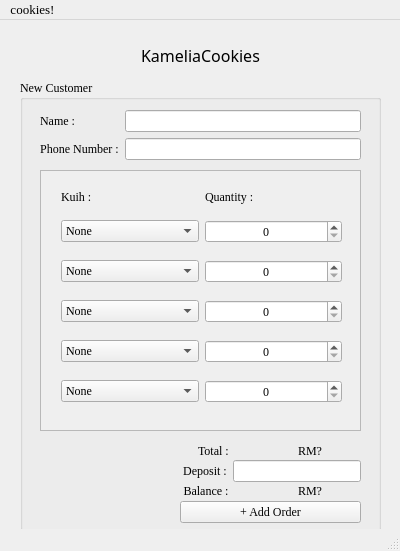
<?xml version="1.0" encoding="UTF-8"?>
<ui version="4.0">
 <class>NewOrderW2</class>
 <widget class="QMainWindow" name="NewOrderW2">
  <property name="geometry">
   <rect>
    <x>0</x>
    <y>0</y>
    <width>400</width>
    <height>551</height>
   </rect>
  </property>
  <property name="windowTitle">
   <string>MainWindow</string>
  </property>
  <widget class="QWidget" name="centralwidget">
   <widget class="QLabel" name="label">
    <property name="geometry">
     <rect>
      <x>120</x>
      <y>10</y>
      <width>161</width>
      <height>51</height>
     </rect>
    </property>
    <property name="font">
     <font>
      <family>Lucida Handwriting</family>
      <pointsize>12</pointsize>
     </font>
    </property>
    <property name="text">
     <string>KameliaCookies</string>
    </property>
    <property name="alignment">
     <set>Qt::AlignCenter</set>
    </property>
    <property name="wordWrap">
     <bool>false</bool>
    </property>
   </widget>
   <widget class="QGroupBox" name="groupBox">
    <property name="geometry">
     <rect>
      <x>20</x>
      <y>60</y>
      <width>361</width>
      <height>451</height>
     </rect>
    </property>
    <property name="font">
     <font>
      <family>Georgia</family>
     </font>
    </property>
    <property name="title">
     <string>New Customer</string>
    </property>
    <widget class="QWidget" name="formLayoutWidget">
     <property name="geometry">
      <rect>
       <x>20</x>
       <y>30</y>
       <width>321</width>
       <height>61</height>
      </rect>
     </property>
     <layout class="QFormLayout" name="formLayout">
      <property name="labelAlignment">
       <set>Qt::AlignLeading|Qt::AlignLeft|Qt::AlignVCenter</set>
      </property>
      <item row="0" column="1">
       <widget class="QLineEdit" name="CustomerNameInputW2"/>
      </item>
      <item row="1" column="0">
       <widget class="QLabel" name="NoPhoneLabel">
        <property name="font">
         <font>
          <family>Georgia</family>
         </font>
        </property>
        <property name="text">
         <string>Phone Number :</string>
        </property>
        <property name="alignment">
         <set>Qt::AlignCenter</set>
        </property>
       </widget>
      </item>
      <item row="1" column="1">
       <widget class="QLineEdit" name="PhoneInput"/>
      </item>
      <item row="0" column="0">
       <widget class="QLabel" name="CustomerNameLabel">
        <property name="font">
         <font>
          <family>Georgia</family>
         </font>
        </property>
        <property name="layoutDirection">
         <enum>Qt::LeftToRight</enum>
        </property>
        <property name="text">
         <string>Name :</string>
        </property>
        <property name="alignment">
         <set>Qt::AlignCenter</set>
        </property>
       </widget>
      </item>
     </layout>
    </widget>
    <widget class="QScrollArea" name="scrollArea">
     <property name="geometry">
      <rect>
       <x>20</x>
       <y>90</y>
       <width>321</width>
       <height>261</height>
      </rect>
     </property>
     <property name="widgetResizable">
      <bool>true</bool>
     </property>
     <widget class="QWidget" name="scrollAreaWidgetContents">
      <property name="geometry">
       <rect>
        <x>0</x>
        <y>0</y>
        <width>319</width>
        <height>259</height>
       </rect>
      </property>
      <widget class="QWidget" name="horizontalLayoutWidget">
       <property name="geometry">
        <rect>
         <x>20</x>
         <y>40</y>
         <width>281</width>
         <height>41</height>
        </rect>
       </property>
       <layout class="QHBoxLayout" name="horizontalLayout">
        <item>
         <widget class="QComboBox" name="W2Kuih01">
          <item>
           <property name="text">
            <string>None</string>
           </property>
          </item>
          <item>
           <property name="text">
            <string>Almond_London</string>
           </property>
          </item>
          <item>
           <property name="text">
            <string>Cookies</string>
           </property>
          </item>
          <item>
           <property name="text">
            <string>Cornflakes_Crunchy</string>
           </property>
          </item>
          <item>
           <property name="text">
            <string>Dahlia</string>
           </property>
          </item>
          <item>
           <property name="text">
            <string>Makmur</string>
           </property>
          </item>
          <item>
           <property name="text">
            <string>Rainbow</string>
           </property>
          </item>
          <item>
           <property name="text">
            <string>Red_Pearl</string>
           </property>
          </item>
          <item>
           <property name="text">
            <string>Semperit</string>
           </property>
          </item>
          <item>
           <property name="text">
            <string>Suji</string>
           </property>
          </item>
          <item>
           <property name="text">
            <string>Tart_Nenas</string>
           </property>
          </item>
         </widget>
        </item>
        <item>
         <widget class="QSpinBox" name="w2Qkuih01">
          <property name="contextMenuPolicy">
           <enum>Qt::NoContextMenu</enum>
          </property>
          <property name="alignment">
           <set>Qt::AlignCenter</set>
          </property>
          <property name="maximum">
           <number>200</number>
          </property>
         </widget>
        </item>
       </layout>
      </widget>
      <widget class="QWidget" name="horizontalLayoutWidget_2">
       <property name="geometry">
        <rect>
         <x>20</x>
         <y>10</y>
         <width>281</width>
         <height>31</height>
        </rect>
       </property>
       <layout class="QHBoxLayout" name="horizontalLayout_2">
        <item>
         <widget class="QLabel" name="label_2">
          <property name="text">
           <string>Kuih :</string>
          </property>
         </widget>
        </item>
        <item>
         <widget class="QLabel" name="label_3">
          <property name="text">
           <string>Quantity :</string>
          </property>
         </widget>
        </item>
       </layout>
      </widget>
      <widget class="QWidget" name="horizontalLayoutWidget_3">
       <property name="geometry">
        <rect>
         <x>20</x>
         <y>120</y>
         <width>281</width>
         <height>41</height>
        </rect>
       </property>
       <layout class="QHBoxLayout" name="horizontalLayout_3">
        <item>
         <widget class="QComboBox" name="W2Kuih03">
          <item>
           <property name="text">
            <string>None</string>
           </property>
          </item>
          <item>
           <property name="text">
            <string>Almond_London</string>
           </property>
          </item>
          <item>
           <property name="text">
            <string>Cookies</string>
           </property>
          </item>
          <item>
           <property name="text">
            <string>Cornflakes_Crunchy</string>
           </property>
          </item>
          <item>
           <property name="text">
            <string>Dahlia</string>
           </property>
          </item>
          <item>
           <property name="text">
            <string>Makmur</string>
           </property>
          </item>
          <item>
           <property name="text">
            <string>Rainbow</string>
           </property>
          </item>
          <item>
           <property name="text">
            <string>Red_Pearl</string>
           </property>
          </item>
          <item>
           <property name="text">
            <string>Semperit</string>
           </property>
          </item>
          <item>
           <property name="text">
            <string>Suji</string>
           </property>
          </item>
          <item>
           <property name="text">
            <string>Tart_Nenas</string>
           </property>
          </item>
         </widget>
        </item>
        <item>
         <widget class="QSpinBox" name="w2Qkuih03">
          <property name="alignment">
           <set>Qt::AlignCenter</set>
          </property>
          <property name="maximum">
           <number>200</number>
          </property>
         </widget>
        </item>
       </layout>
      </widget>
      <widget class="QWidget" name="horizontalLayoutWidget_4">
       <property name="geometry">
        <rect>
         <x>20</x>
         <y>80</y>
         <width>281</width>
         <height>41</height>
        </rect>
       </property>
       <layout class="QHBoxLayout" name="horizontalLayout_4">
        <item>
         <widget class="QComboBox" name="W2Kuih02">
          <item>
           <property name="text">
            <string>None</string>
           </property>
          </item>
          <item>
           <property name="text">
            <string>Almond_London</string>
           </property>
          </item>
          <item>
           <property name="text">
            <string>Cookies</string>
           </property>
          </item>
          <item>
           <property name="text">
            <string>Cornflakes_Crunchy</string>
           </property>
          </item>
          <item>
           <property name="text">
            <string>Dahlia</string>
           </property>
          </item>
          <item>
           <property name="text">
            <string>Makmur</string>
           </property>
          </item>
          <item>
           <property name="text">
            <string>Rainbow</string>
           </property>
          </item>
          <item>
           <property name="text">
            <string>Red_Pearl</string>
           </property>
          </item>
          <item>
           <property name="text">
            <string>Semperit</string>
           </property>
          </item>
          <item>
           <property name="text">
            <string>Suji</string>
           </property>
          </item>
          <item>
           <property name="text">
            <string>Tart_Nenas</string>
           </property>
          </item>
         </widget>
        </item>
        <item>
         <widget class="QSpinBox" name="w2Qkuih02">
          <property name="alignment">
           <set>Qt::AlignCenter</set>
          </property>
          <property name="maximum">
           <number>200</number>
          </property>
         </widget>
        </item>
       </layout>
      </widget>
      <widget class="QWidget" name="horizontalLayoutWidget_5">
       <property name="geometry">
        <rect>
         <x>20</x>
         <y>160</y>
         <width>281</width>
         <height>41</height>
        </rect>
       </property>
       <layout class="QHBoxLayout" name="horizontalLayout_5">
        <item>
         <widget class="QComboBox" name="W2Kuih04">
          <item>
           <property name="text">
            <string>None</string>
           </property>
          </item>
          <item>
           <property name="text">
            <string>Almond_London</string>
           </property>
          </item>
          <item>
           <property name="text">
            <string>Cookies</string>
           </property>
          </item>
          <item>
           <property name="text">
            <string>Cornflakes_Crunchy</string>
           </property>
          </item>
          <item>
           <property name="text">
            <string>Dahlia</string>
           </property>
          </item>
          <item>
           <property name="text">
            <string>Makmur</string>
           </property>
          </item>
          <item>
           <property name="text">
            <string>Rainbow</string>
           </property>
          </item>
          <item>
           <property name="text">
            <string>Red_Pearl</string>
           </property>
          </item>
          <item>
           <property name="text">
            <string>Semperit</string>
           </property>
          </item>
          <item>
           <property name="text">
            <string>Suji</string>
           </property>
          </item>
          <item>
           <property name="text">
            <string>Tart_Nenas</string>
           </property>
          </item>
         </widget>
        </item>
        <item>
         <widget class="QSpinBox" name="w2Qkuih04">
          <property name="alignment">
           <set>Qt::AlignCenter</set>
          </property>
          <property name="maximum">
           <number>200</number>
          </property>
         </widget>
        </item>
       </layout>
      </widget>
      <widget class="QWidget" name="horizontalLayoutWidget_7">
       <property name="geometry">
        <rect>
         <x>20</x>
         <y>200</y>
         <width>281</width>
         <height>41</height>
        </rect>
       </property>
       <layout class="QHBoxLayout" name="horizontalLayout_7">
        <item>
         <widget class="QComboBox" name="W2Kuih05">
          <item>
           <property name="text">
            <string>None</string>
           </property>
          </item>
          <item>
           <property name="text">
            <string>Almond_London</string>
           </property>
          </item>
          <item>
           <property name="text">
            <string>Cookies</string>
           </property>
          </item>
          <item>
           <property name="text">
            <string>Cornflakes_Crunchy</string>
           </property>
          </item>
          <item>
           <property name="text">
            <string>Dahlia</string>
           </property>
          </item>
          <item>
           <property name="text">
            <string>Makmur</string>
           </property>
          </item>
          <item>
           <property name="text">
            <string>Rainbow</string>
           </property>
          </item>
          <item>
           <property name="text">
            <string>Red_Pearl</string>
           </property>
          </item>
          <item>
           <property name="text">
            <string>Semperit</string>
           </property>
          </item>
          <item>
           <property name="text">
            <string>Suji</string>
           </property>
          </item>
          <item>
           <property name="text">
            <string>Tart_Nenas</string>
           </property>
          </item>
         </widget>
        </item>
        <item>
         <widget class="QSpinBox" name="w2Qkuih05">
          <property name="alignment">
           <set>Qt::AlignCenter</set>
          </property>
          <property name="maximum">
           <number>200</number>
          </property>
         </widget>
        </item>
       </layout>
      </widget>
     </widget>
    </widget>
    <widget class="QWidget" name="horizontalLayoutWidget_6">
     <property name="geometry">
      <rect>
       <x>130</x>
       <y>360</y>
       <width>211</width>
       <height>21</height>
      </rect>
     </property>
     <layout class="QHBoxLayout" name="horizontalLayout_6">
      <item>
       <widget class="QLabel" name="label_5">
        <property name="text">
         <string>        Total :</string>
        </property>
        <property name="alignment">
         <set>Qt::AlignCenter</set>
        </property>
       </widget>
      </item>
      <item>
       <widget class="QLabel" name="TotalW2">
        <property name="text">
         <string>RM?</string>
        </property>
        <property name="alignment">
         <set>Qt::AlignCenter</set>
        </property>
       </widget>
      </item>
     </layout>
    </widget>
    <widget class="QWidget" name="horizontalLayoutWidget_9">
     <property name="geometry">
      <rect>
       <x>130</x>
       <y>400</y>
       <width>211</width>
       <height>21</height>
      </rect>
     </property>
     <layout class="QHBoxLayout" name="horizontalLayout_9">
      <item>
       <widget class="QLabel" name="label_8">
        <property name="text">
         <string>   Balance :</string>
        </property>
        <property name="alignment">
         <set>Qt::AlignCenter</set>
        </property>
       </widget>
      </item>
      <item>
       <widget class="QLabel" name="BalanceW2">
        <property name="text">
         <string>RM?</string>
        </property>
        <property name="alignment">
         <set>Qt::AlignCenter</set>
        </property>
       </widget>
      </item>
     </layout>
    </widget>
    <widget class="QWidget" name="horizontalLayoutWidget_10">
     <property name="geometry">
      <rect>
       <x>130</x>
       <y>380</y>
       <width>211</width>
       <height>22</height>
      </rect>
     </property>
     <layout class="QHBoxLayout" name="horizontalLayout_10">
      <item>
       <widget class="QLabel" name="label_6">
        <property name="text">
         <string>           Deposit :</string>
        </property>
        <property name="alignment">
         <set>Qt::AlignCenter</set>
        </property>
       </widget>
      </item>
      <item>
       <widget class="QLineEdit" name="DepositW2">
        <property name="text">
         <string/>
        </property>
        <property name="maxLength">
         <number>32750</number>
        </property>
        <property name="alignment">
         <set>Qt::AlignCenter</set>
        </property>
       </widget>
      </item>
     </layout>
    </widget>
    <widget class="QWidget" name="horizontalLayoutWidget_8">
     <property name="geometry">
      <rect>
       <x>160</x>
       <y>420</y>
       <width>181</width>
       <height>25</height>
      </rect>
     </property>
     <layout class="QHBoxLayout" name="horizontalLayout_8">
      <item>
       <widget class="QPushButton" name="AddNewOrderButton">
        <property name="text">
         <string>+ Add Order</string>
        </property>
       </widget>
      </item>
     </layout>
    </widget>
   </widget>
  </widget>
  <widget class="QMenuBar" name="menubar">
   <property name="geometry">
    <rect>
     <x>0</x>
     <y>0</y>
     <width>400</width>
     <height>22</height>
    </rect>
   </property>
   <property name="font">
    <font>
     <family>Georgia</family>
     <pointsize>10</pointsize>
    </font>
   </property>
   <property name="layoutDirection">
    <enum>Qt::LeftToRight</enum>
   </property>
   <widget class="QMenu" name="menulist_kuih_raya">
    <property name="title">
     <string>cookies!</string>
    </property>
    <addaction name="actionlist_kuih_raya"/>
    <addaction name="actionnew_order"/>
    <addaction name="actionupdate_order"/>
    <addaction name="actionpreview_order"/>
    <addaction name="actionpreview_stocks"/>
   </widget>
   <addaction name="menulist_kuih_raya"/>
  </widget>
  <widget class="QStatusBar" name="statusbar"/>
  <action name="actionnew_customer">
   <property name="checkable">
    <bool>false</bool>
   </property>
   <property name="checked">
    <bool>false</bool>
   </property>
   <property name="text">
    <string>new customer</string>
   </property>
   <property name="shortcutContext">
    <enum>Qt::ApplicationShortcut</enum>
   </property>
   <property name="autoRepeat">
    <bool>false</bool>
   </property>
   <property name="menuRole">
    <enum>QAction::ApplicationSpecificRole</enum>
   </property>
   <property name="shortcutVisibleInContextMenu">
    <bool>false</bool>
   </property>
  </action>
  <action name="actionexisting_customer">
   <property name="text">
    <string>existing customer</string>
   </property>
  </action>
  <action name="actionlist_kuih_raya">
   <property name="text">
    <string>list kuih raya</string>
   </property>
  </action>
  <action name="actionnew_order">
   <property name="text">
    <string>new order</string>
   </property>
  </action>
  <action name="actionupdate_order">
   <property name="text">
    <string>update order</string>
   </property>
  </action>
  <action name="actionpreview_order">
   <property name="text">
    <string>preview order</string>
   </property>
  </action>
  <action name="actionpreview_stocks">
   <property name="text">
    <string>preview stocks</string>
   </property>
  </action>
 </widget>
 <resources>
  <include location="../../../Pictures/image.qrc"/>
 </resources>
 <connections/>
</ui>
